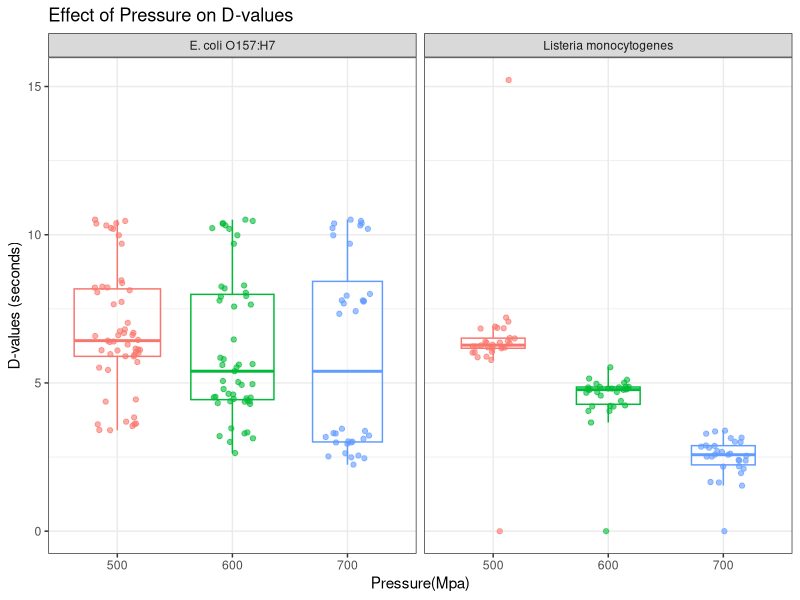
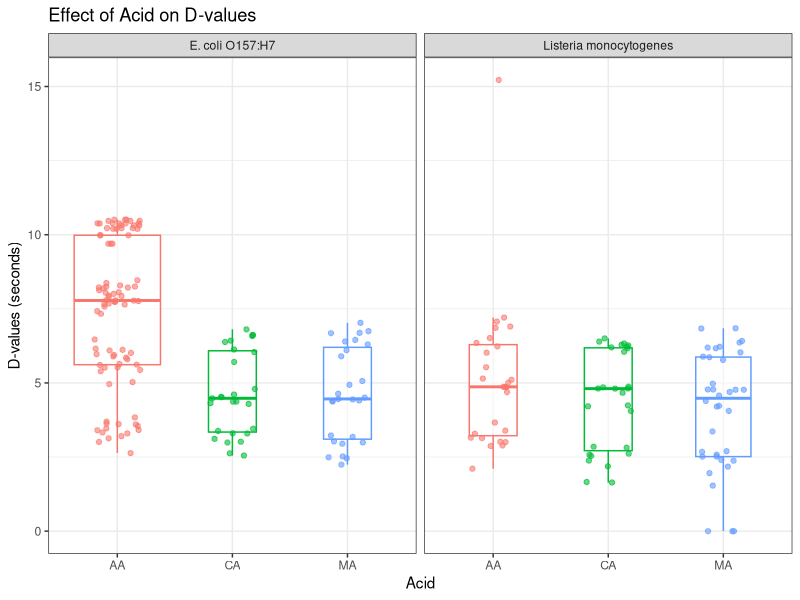
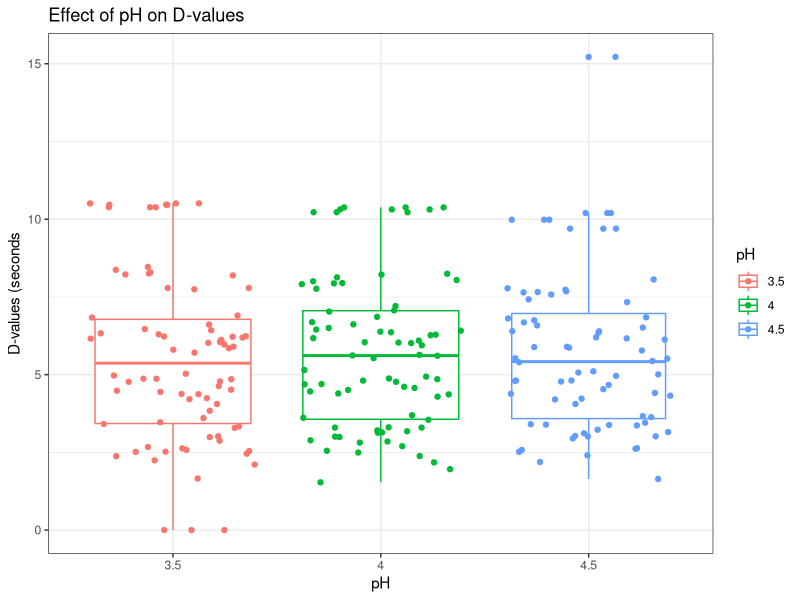
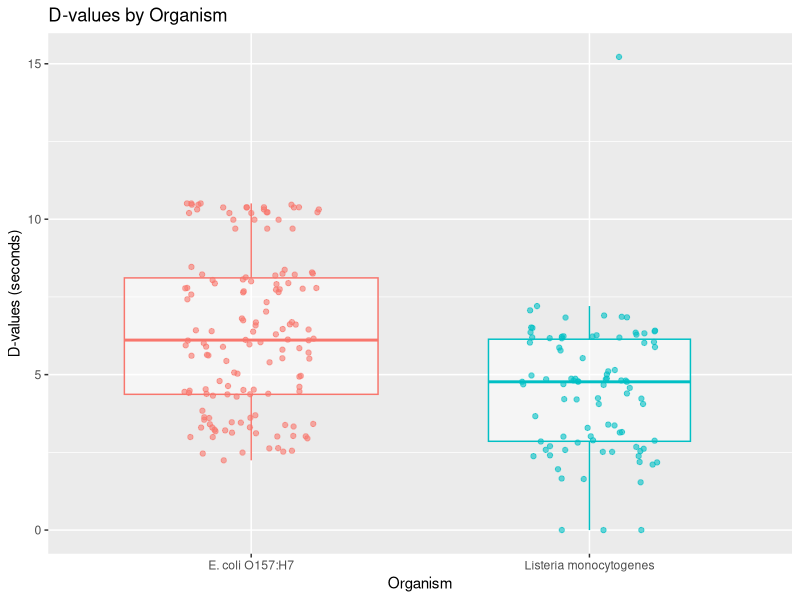
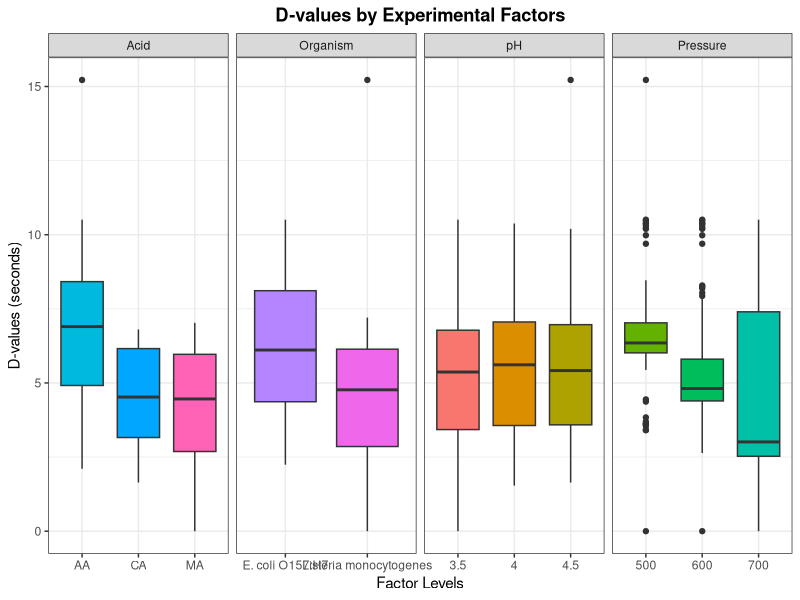
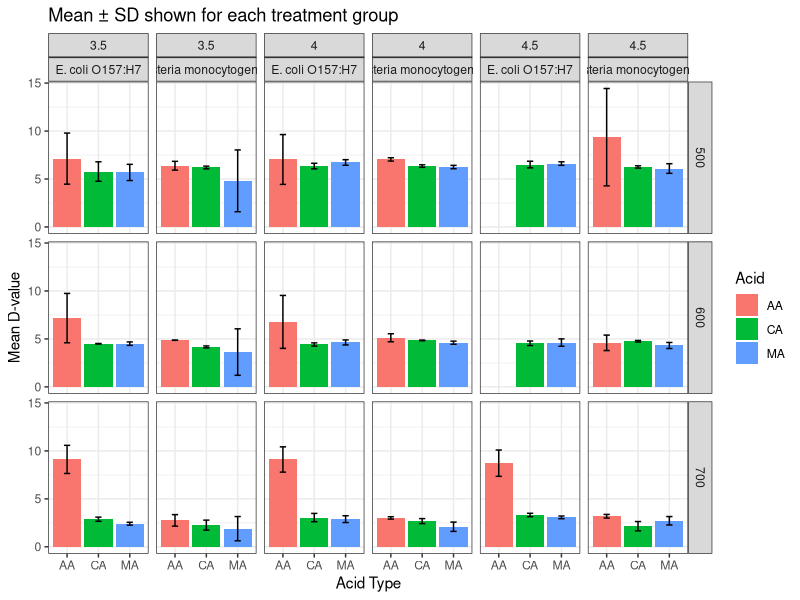
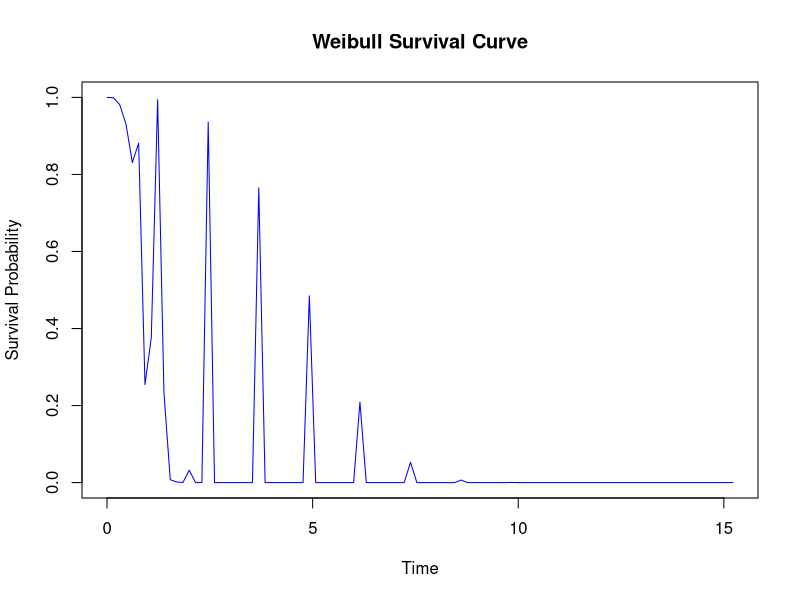
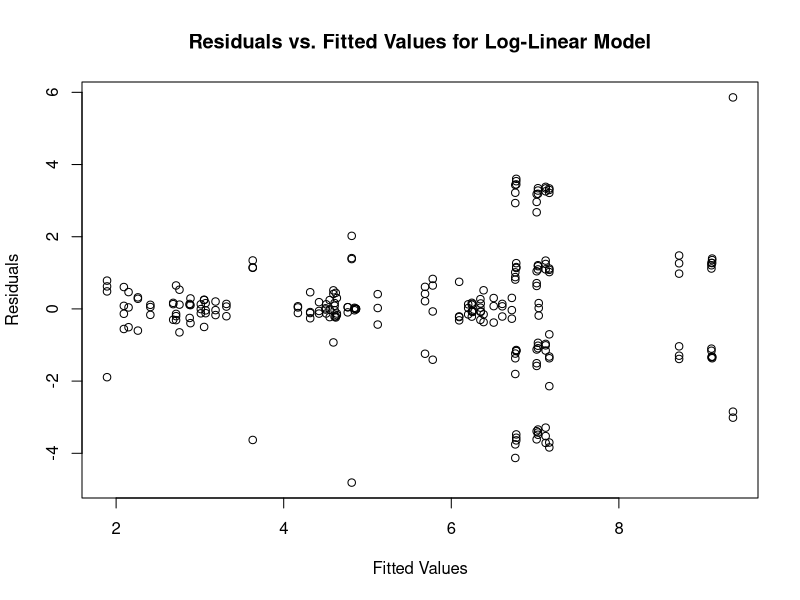

R code for these plots, in order:
## ---- chunk 1
1 + 1
## ---- chunk 2
#| echo: false
2 * 2
## ---- chunk 3
## (a)Loading Required Packages
#install.packages("survival")
library(survival)
library(readxl) # for loading data
library(tidyverse)     # For data manipulation and visualization
library(ggplot2)       # For plotting (also in tidyverse)
library(car)           # For ANOVA assumption checks
library(emmeans)       # For estimated marginal means and pairwise comparisons
library(readr)         # For reading in CSV files
library(broom)         # For tidying model outputs
library(ggpubr)        # For  plots
#install.packages("multcompView")
library(multcompView)

## ---- chunk 4
hpp_data <- read_excel("../Data/Data_MD.xlsx")

hpp_data
## ---- chunk 5
glimpse(hpp_data)
## ---- chunk 6
summary(hpp_data)
## ---- chunk 7
hpp <- hpp_data%>%
  mutate ( 
    Rep = factor(Rep),
    Pressure = factor(Pressure),
    pH = factor(pH),
    Acid = factor(Acid),
    Organism = factor(Organism),
  )

#check for any missing values

sum (is.na(hpp))

head(hpp)
## ---- chunk 8
summary(hpp)
## ---- chunk 9
#Dvalues by Pressure on Organism
ggplot(hpp, aes(x = Pressure, 
           y = Response,
           colour = Pressure)) +
  labs( 
    title = "Effect of Pressure on D-values",
    x = "Pressure(Mpa)",
        y = "D-values (seconds)")+
  facet_wrap(~Organism) +
geom_boxplot(varwidth = TRUE, outlier.shape = NA, alpha = 0.5)  +
  geom_jitter(width = 0.2, alpha = 0.6)+
  theme_bw() +
  theme(legend.position = "none") 

#D-values by Acid on Organism
ggplot(hpp, aes(x = Acid, 
           y = Response,
           colour = Acid)) +
  labs( 
    title = "Effect of Acid on D-values",
    x = "Acid",
        y = "D-values (seconds)")+
  facet_wrap(~Organism) +
geom_boxplot(varwidth = TRUE, outlier.shape = NA, alpha = 0.5)  +
  geom_jitter(width = 0.2, alpha = 0.6)+
  theme_bw() +
  theme(legend.position = "none") 

#D-values by pH
ggplot(hpp, aes(x = pH,
                y = Response,
               colour = pH
                )) +
labs(title = "Effect of pH on D-values",
     x = "pH",
     y = "D-values (seconds")+
geom_boxplot(varwidth = TRUE)+
  geom_jitter()+
  theme_bw()+
  theme(legend.position = "right"
        )

#Dvalues BY Organism
ggplot(hpp, aes(x = Organism, 
           y = Response,
           colour = Organism)) +
  labs( 
    title = "D-values by Organism",
    x = "Organism",
        y = "D-values (seconds)")+

geom_boxplot(varwidth = TRUE, outlier.shape = NA, alpha = 0.5)  +
  geom_jitter(width = 0.2, alpha = 0.6)+
  
  theme(legend.position = "none") 
## ---- chunk 10
data <- hpp %>%
  mutate(
    Organism = as.character(Organism),
    Pressure = as.character(Pressure),
    pH = as.character(pH),
    Acid = as.character(Acid)
  ) %>%
  pivot_longer(
    cols = c(Organism, Pressure, pH, Acid),
    names_to = "Factor",
    values_to = "Level"
  )

# Create a faceted boxplot
ggplot(data, aes(x = Level, y = Response, fill = Level)) +
  geom_boxplot() +

  facet_grid(~ Factor, scales = "free_x") +
  labs(title = "D-values by Experimental Factors",
       x = "Factor Levels", y = "D-values (seconds)") +
  theme_bw() +
  theme(legend.position = "none") +
   theme(
    plot.title = element_text(hjust = 0.5, face = "bold"),
    plot.subtitle = element_text(hjust = 0.5)
  )
ggsave("../Output/D-values.png")
## ---- chunk 11
summary_hpp <- hpp %>%
  group_by(Organism, Pressure, pH, Acid, Rep, .groups = "drop") %>%
  summarise(
    mean_D = mean(Response, na.rm = TRUE),
    sd_D = sd(Response, na.rm = TRUE),
    n = n()
  )
summary_hpp
## ---- chunk 12

summary_hpp <- hpp %>%
  group_by(Organism, Pressure, pH, Acid) %>%
  summarise(mean_D = mean(Response), sd_D = sd(Response), .groups = 'drop')

ggplot(summary_hpp, aes(x = Acid, y = mean_D, fill = Acid)) +
  geom_col(position = position_dodge(width = 0.9)) +
  geom_errorbar(aes(ymin = mean_D - sd_D, ymax = mean_D + sd_D),
                width = 0.2, position = position_dodge(width = 0.9)) +
  facet_grid(Pressure ~ pH + Organism) +
  labs(
   title = "Mean ± SD shown for each treatment group",
    y = "Mean D-value",
    x = "Acid Type"
  ) +
   theme(
    plot.title = element_text(hjust = 0.5, face = "bold"),
    plot.subtitle = element_text(hjust = 0.5)
  ) +
  theme_bw() 
ggsave("../Output/mean_sd.png",
       height = 4,
       width = 6)
## ---- chunk 13
# Changing to sum-to-zero contrast

options(contrasts = c("contr.sum", "contr.poly"))

# Model fitting 
#log-linear model

model1 <- lm(Response ~ Pressure * Organism * Acid * pH, data = hpp)

summary(model1)

#Weibull Fitting
 any(hpp$Response <= 0)
 # Remove rows with Response <= 0
hpp <- hpp %>% filter(Response > 0)

#addition of a small constant to avoid zero values
hpp <- hpp %>% mutate(Response = Response + 0.001)

model2 <- survreg(Surv(Response) ~ Pressure + pH + Acid + Organism, data = hpp, dist = "weibull")

summary(model2)


## ---- chunk 14
# Predict values based on the model
predicted_response <- predict(model2, type = "response")

##Weibul Distribution Plot
# Extract coefficients and parameters from the model
shape <- 1 / model2$scale  # Shape parameter
scale <- exp(model2$coef) # Scale parameter

# Create a custom survival curve
time <- seq(0, max(hpp$Response), length.out = 100)  # Time points
survival_prob <- exp(-(time / scale)^shape)  # Survival probabilities

# Plot the survival curve
plot(time, survival_prob, type = "l", col = "blue",
     main = "Weibull Survival Curve", xlab = "Time", ylab = "Survival Probability")

## ---- chunk 15
# Residuals for Log-Linear Model
res_loglinear <- residuals(model1)

##Residual Vs Fitted

fitted_values_loglinear <- fitted(model1)
plot(fitted_values_loglinear, res_loglinear, main = "Residuals vs. Fitted Values for Log-Linear Model", ylab = "Residuals", xlab = "Fitted Values")


# Residuals for Weibull Model
res_weibull <- residuals(model2)


## Residual Vs Fitted

fitted_values_weibull <- fitted(model2)
plot(fitted_values_weibull, res_weibull, main = "Residuals vs. Fitted Values for Weibull Model", ylab = "Residuals", xlab = "Fitted Values")

## ---- chunk 16

#QQ plot for log-linear model

qqnorm(res_loglinear, main = "Q-Q Plot for Log-Linear Model Residuals")
qqline(res_loglinear)



#QQ plot for Weibull model

qqnorm(res_weibull, main = "Q-Q Plot for Weibull Model Residuals")
qqline(res_weibull)

## ---- chunk 17
# Predict with log-Linear Model
pred_loglinear <- predict(model1, type = "response")

# Predict with Weibull Model
pred_weibull <- predict(model2, type = "response")

print(pred_loglinear)
print(pred_loglinear)

## ---- chunk 18
predicted_values <- predict(model1, newdata = hpp, type = "response")

plot(hpp$Response, predicted_values, col = "red",
     main = "Log-Linear Model Fit", xlab = "Observed D-Values", ylab = "Predicted  D-Values")

## ---- chunk 19
predicted_values <- predict(model2, newdata = hpp, type = "response")

plot(hpp$Response, predicted_values, col = "red",
     main = "Weibul Modell Fit", xlab = "Observed D-Values", ylab = "Predicted D-Values")

## ---- chunk 20
# Calculate AIC for Log-linear model
aic_loglinear <- AIC(model1)

# Calculate AIC for Weibull model
aic_weibull <- AIC(model2)

# Display AIC values
print(paste("AIC for Log-Linear Model:", aic_loglinear))
print(paste("AIC for Weibull Model:", aic_weibull))
